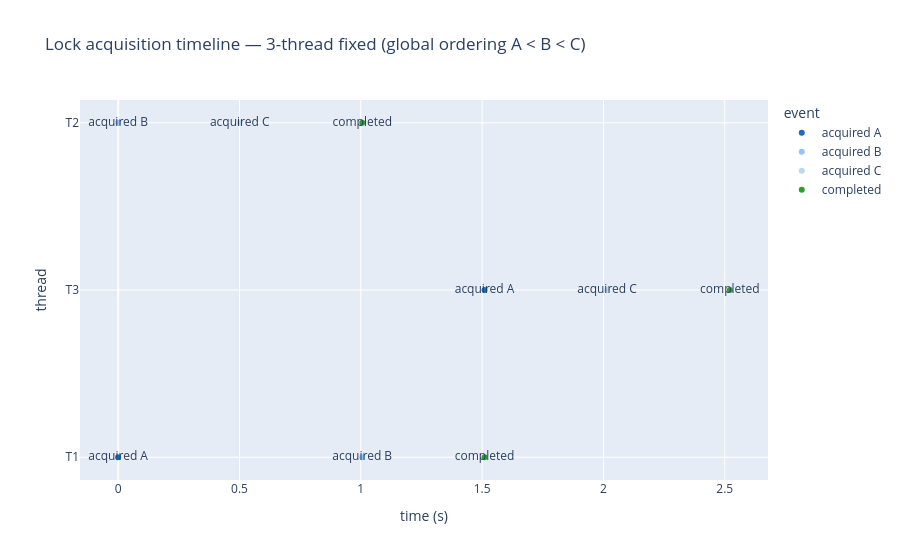

The notebook cell this image was saved under:
### Code cell
px.scatter(
    df_fixed_3,
    x="time_s",
    y="thread",
    color="event",
    color_discrete_map=EVENT_COLORS_3,
    text="event",
    title="Lock acquisition timeline — 3-thread fixed (global ordering A < B < C)",
    labels={"time_s": "time (s)", "thread": "thread"},
)

### Figure 1 — Plotly figure (JSON) as saved in the notebook; plotly's stock layout.template omitted (floating-point values rounded to 4 significant figures)
{"data": [{"hovertemplate": "event=%{text}<br>time (s)=%{x}<br>thread=%{y}<extra></extra>", "legendgroup": "acquired A", "marker": {"color": "#1A6BC1", "symbol": "circle"}, "mode": "markers+text", "name": "acquired A", "orientation": "h", "showlegend": true, "text": ["acquired A", "acquired A"], "type": "scatter", "x": [0.0, 1.51], "xaxis": "x", "y": ["T1", "T3"], "yaxis": "y"}, {"hovertemplate": "event=%{text}<br>time (s)=%{x}<br>thread=%{y}<extra></extra>", "legendgroup": "acquired B", "marker": {"color": "#93C4F9", "symbol": "circle"}, "mode": "markers+text", "name": "acquired B", "orientation": "h", "showlegend": true, "text": ["acquired B", "acquired B"], "type": "scatter", "x": [0.0, 1.006], "xaxis": "x", "y": ["T2", "T1"], "yaxis": "y"}, {"hovertemplate": "event=%{text}<br>time (s)=%{x}<br>thread=%{y}<extra></extra>", "legendgroup": "acquired C", "marker": {"color": "#BDD7EE", "symbol": "circle"}, "mode": "markers+text", "name": "acquired C", "orientation": "h", "showlegend": true, "text": ["acquired C", "acquired C"], "type": "scatter", "x": [0.501, 2.015], "xaxis": "x", "y": ["T2", "T3"], "yaxis": "y"}, {"hovertemplate": "event=%{text}<br>time (s)=%{x}<br>thread=%{y}<extra></extra>", "legendgroup": "completed", "marker": {"color": "#2CA02C", "symbol": "circle"}, "mode": "markers+text", "name": "completed", "orientation": "h", "showlegend": true, "text": ["completed", "completed", "completed"], "type": "scatter", "x": [1.006, 1.51, 2.521], "xaxis": "x", "y": ["T2", "T1", "T3"], "yaxis": "y"}], "layout": {"legend": {"title": {"text": "event"}, "tracegroupgap": 0}, "title": {"text": "Lock acquisition timeline — 3-thread fixed (global ordering A < B < C)"}, "xaxis": {"anchor": "y", "domain": [0, 1], "title": {"text": "time (s)"}}, "yaxis": {"anchor": "x", "domain": [0, 1], "title": {"text": "thread"}}}}
